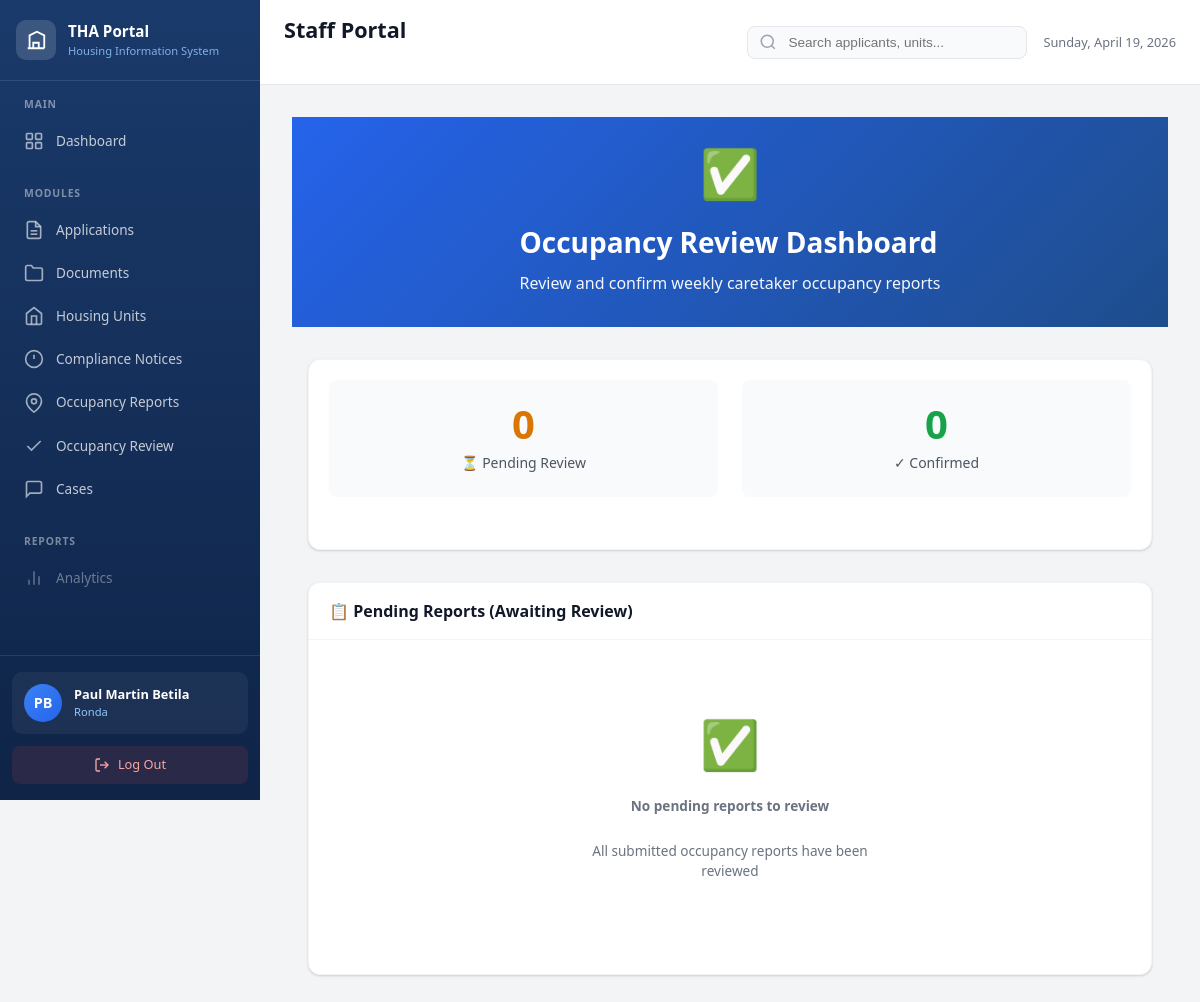
/units/occupancy-review/ronda/ (signed in), run on the app's committed database.
### accounts/models.py (models this page shows, shortened)
class User(AbstractUser):
    POSITION_CHOICES = [
        ('head', 'First Member — Head'),
        ('oic', 'OIC-THA (Officer-in-Charge)'),
        ('second_member', 'Second Member'),
        ('fourth_member', 'Fourth Member'),
        ('fifth_member', 'Fifth Member'),
        ('caretaker', 'Caretaker'),
        ('ronda', 'Ronda (Field Personnel)'),
        ('field', 'Field Personnel'),
    ]
    position = models.CharField(
        max_length=50,
        choices=POSITION_CHOICES,
        blank=True,
        help_text="Staff position in THA organizational structure"
    )
    phone = models.CharField(
        max_length=20,
        blank=True,
        help_text="Contact phone number"
    )
    class Meta:
        verbose_name = 'Staff User'
        verbose_name_plural = 'Staff Users'
    def get_position_display_short(self):
        short_labels = {
            'head': 'Head',
            'oic': 'OIC',
            'second_member': '2nd Member',
            'fourth_member': '4th Member',
            'fifth_member': '5th Member',
            'caretaker': 'Caretaker',
            'ronda': 'Ronda',
            'field': 'Field',
        }
        return short_labels.get(self.position, 'Staff')

### units/views.py (the view)
# urls.py: path('occupancy-review/<str:position>/', views.occupancy_review_list, name='occupancy_review_list'),
@login_required
@verify_position
def occupancy_review_list(request, position):
    pending_reports = (
        OccupancyReport.objects
        .filter(status='submitted')
        .select_related('site', 'submitted_by')
        .prefetch_related('details__unit')
        .order_by('-report_week_start')
    )
    confirmed_reports = (
        OccupancyReport.objects
        .filter(status__in=['confirmed', 'discrepancy'])
        .select_related('site', 'reviewed_by')
        .order_by('-reviewed_at')[:15]
    )
    context = {
        'pending_reports': pending_reports,
        'confirmed_reports': confirmed_reports,
        'pending_count': pending_reports.count(),
        'confirmed_count': confirmed_reports.count(),
    }
    return render(request, 'units/occupancy_review_list.html', context)

### templates/units/occupancy_review_list.html (shortened to what this page needs)
{% extends 'staff_base.html' %}
{% load static %}
{% block content %}
<div class="page-header" style="background: linear-gradient(135deg, var(--primary-600) 0%, var(--primary-700) 100%);">
    <div class="page-header-content">
        <div class="header-icon">✅</div>
        <div class="header-text">
            <h1>Occupancy Review Dashboard</h1>
            <p>Review and confirm weekly caretaker occupancy reports</p>
        </div>
    </div>
</div>
<div class="container-main">
    <div class="stats-section">
        <div class="card">
            <div class="card-body">
                <div class="stats-grid">
                    <div class="stat-item">
                        <div class="stat-number" style="color: var(--amber-600);">{{ pending_count }}</div>
                        <div class="stat-label">⏳ Pending Review</div>
                    </div>
                    <div class="stat-item">
                        <div class="stat-number" style="color: var(--green-600);">{{ confirmed_count }}</div>
                        <div class="stat-label">✓ Confirmed</div>
                    </div>
                </div>
            </div>
        </div>
    </div>
    <div class="reports-section">
        <div class="card">
            <div class="card-header">
                <h3 class="card-title">📋 Pending Reports (Awaiting Review)</h3>
            </div>
            <div class="card-body">
                {% if pending_reports %}
                <div class="reports-list">
                    {% for report in pending_reports %}
                    <div class="report-card report-status-pending">
                        <div class="report-header">
                            <div class="report-info">
                                <h4 class="report-title">{{ report.site.name }}</h4>
                                <p class="report-dates">📅 {{ report.report_week_start|date:"M d" }} - {{ report.report_week_end|date:"M d, Y" }}</p>
                            </div>
                            <span class="badge badge-warning">Pending</span>
                        </div>
                        <div class="report-details">
                            <div class="detail-row">
                                <span class="detail-label">Submitted by:</span>
                                <span class="detail-value">{{ report.submitted_by.get_full_name }}</span>
                            </div>
                            <div class="detail-row">
                                <span class="detail-label">Submitted at:</span>
                                <span class="detail-value">{{ report.submitted_at|date:"M d, Y \a\t H:i" }}</span>
                            </div>
                        </div>
                        <div class="report-summary">
                            <div class="summary-item">
                                <span class="summary-count" style="color: var(--green-600);">🟢 {{ report.reported_occupied }}</span>
                                <span class="summary-label">Occupied</span>
                            </div>
                            <div class="summary-item">
                                <span class="summary-count" style="color: var(--amber-600);">🟡 {{ report.reported_vacant }}</span>
                                <span class="summary-label">Vacant</span>
                            </div>
                            <div class="summary-item">
                                <span class="summary-count" style="color: var(--red-600);">🔴 {{ report.reported_concerns }}</span>
                                <span class="summary-label">Concerns</span>
                            </div>
                        </div>
                        <div class="report-footer">
                            <a href="{% url 'units:occupancy_review_detail' request.user.position report.id %}" class="btn btn-primary">
                                <span>Review Report →</span>
                            </a>
                        </div>
                    </div>
                    {% endfor %}
                </div>
                {% else %}
                <div class="empty-state">
                    <div class="empty-icon">✅</div>
                    <p class="empty-message">No pending reports to review</p>
                    <p class="empty-hint">All submitted occupancy reports have been reviewed</p>
                </div>
                {% endif %}
            </div>
        </div>
    </div>
</div>
{% endblock %}

### templates/staff_base.html (shortened to what this page needs)
{% load static %}
<!DOCTYPE html>
<html lang="en">
<head>
    <link rel="stylesheet" href="{% static 'css/dashboard.css' %}">
</head>
<body>
    <aside class="sidebar" id="sidebar">
        <div class="sidebar-header">
            <div class="sidebar-logo">
                <div class="logo-circle">
                    <svg class="logo-icon" viewBox="0 0 24 24" fill="none" stroke="currentColor" stroke-width="2">
                        <path d="M3 21h18M5 21V7l8-4 8 4v14M9 21v-6h6v6"/>
                    </svg>
                </div>
                <div class="logo-text">
                    <div class="logo-title">THA Portal</div>
                    <div class="logo-subtitle">Housing Information System</div>
                </div>
            </div>
        </div>
        <nav class="sidebar-nav">
            <div class="nav-section">
                <div class="nav-section-title">Main</div>
                <a href="{% url 'accounts:dashboard' %}" class="nav-link {% block nav_dashboard %}{% endblock %}">
                    <svg class="nav-icon" viewBox="0 0 24 24" fill="none" stroke="currentColor" stroke-width="2">
                        <rect x="3" y="3" width="7" height="7" rx="1"/>
                        <rect x="14" y="3" width="7" height="7" rx="1"/>
                        <rect x="14" y="14" width="7" height="7" rx="1"/>
                        <rect x="3" y="14" width="7" height="7" rx="1"/>
                    </svg>
                    <span>Dashboard</span>
                </a>
            </div>
            <div class="nav-section">
                <div class="nav-section-title">Modules</div>
                <a href="{% url 'applications:applications_list' request.user.position %}" class="nav-link {% block nav_applications %}{% endblock %}">
                    <svg class="nav-icon" viewBox="0 0 24 24" fill="none" stroke="currentColor" stroke-width="2">
                        <path d="M14 2H6a2 2 0 0 0-2 2v16a2 2 0 0 0 2 2h12a2 2 0 0 0 2-2V8z"/>
                        <polyline points="14 2 14 8 20 8"/>
                        <line x1="16" y1="13" x2="8" y2="13"/>
                        <line x1="16" y1="17" x2="8" y2="17"/>
                    </svg>
                    <span>Applications</span>
                </a>
                <a href="{% url 'documents:management' request.user.position %}" class="nav-link {% block nav_documents %}{% endblock %}">
                    <svg class="nav-icon" viewBox="0 0 24 24" fill="none" stroke="currentColor" stroke-width="2">
                        <path d="M22 19a2 2 0 0 1-2 2H4a2 2 0 0 1-2-2V5a2 2 0 0 1 2-2h5l2 3h9a2 2 0 0 1 2 2z"/>
                    </svg>
                    <span>Documents</span>
                </a>
                <a href="{% url 'units:housing_units_monitoring' request.user.position %}" class="nav-link {% block nav_housing_monitoring %}{% endblock %}">
                    <svg class="nav-icon" viewBox="0 0 24 24" fill="none" stroke="currentColor" stroke-width="2">
                        <path d="M3 9l9-7 9 7v11a2 2 0 0 1-2 2H5a2 2 0 0 1-2-2z"/>
                        <polyline points="9 22 9 12 15 12 15 22"/>
                    </svg>
                    <span>Housing Units</span>
                </a>
                {% if user.position not in 'second_member,fourth_member' %}
                <a href="{% url 'units:compliance_notice_issuance' request.user.position %}" class="nav-link {% block nav_compliance %}{% endblock %}">
                    <svg class="nav-icon" viewBox="0 0 24 24" fill="none" stroke="currentColor" stroke-width="2">
                        <path d="M12 2C6.48 2 2 6.48 2 12s4.48 10 10 10 10-4.48 10-10S17.52 2 12 2z"/>
                        <line x1="12" y1="7" x2="12" y2="12"/>
                        <line x1="12" y1="16" x2="12.01" y2="16"/>
                    </svg>
                    <span>Compliance Notices</span>
                </a>
                {% endif %}
                {% if user.position == 'caretaker' or user.position == 'field' or user.position == 'ronda' %}
                <a href="{% url 'units:occupancy_report_form' request.user.position %}" class="nav-link {% block nav_occupancy %}{% endblock %}">
                    <svg class="nav-icon" viewBox="0 0 24 24" fill="none" stroke="currentColor" stroke-width="2">
                        <path d="M21 10c0 7-9 13-9 13s-9-6-9-13a9 9 0 0 1 18 0z"/>
                        <circle cx="12" cy="10" r="3"/>
                    </svg>
                    <span>Occupancy Reports</span>
                </a>
                {% endif %}
                {% if user.position == 'field' or user.position == 'ronda' %}
                <a href="{% url 'units:occupancy_review_list' request.user.position %}" class="nav-link {% block nav_occupancy_review %}{% endblock %}">
                    <svg class="nav-icon" viewBox="0 0 24 24" fill="none" stroke="currentColor" stroke-width="2">
                        <polyline points="20 6 9 17 4 12"/>
                    </svg>
                    <span>Occupancy Review</span>
                </a>
                {% endif %}
                <a href="{% url 'cases:case_dashboard' request.user.position %}" class="nav-link {% block nav_cases %}{% endblock %}">
                    <svg class="nav-icon" viewBox="0 0 24 24" fill="none" stroke="currentColor" stroke-width="2">
                        <path d="M21 15a2 2 0 0 1-2 2H7l-4 4V5a2 2 0 0 1 2-2h14a2 2 0 0 1 2 2z"/>
                    </svg>
                    <span>Cases</span>
                </a>
            </div>
            <div class="nav-section">
                <div class="nav-section-title">Reports</div>
                {% if user.position == 'head' %}
                <a href="{% url 'accounts:head_analytics' %}" class="nav-link">
                {% elif user.position == 'oic' %}
                <a href="{% url 'accounts:oic_analytics' %}" class="nav-link">
                {% elif user.position == 'second_member' %}
                <a href="{% url 'accounts:second_member_analytics' %}" class="nav-link">
                {% elif user.position == 'fourth_member' %}
                <a href="{% url 'accounts:fourth_member_analytics' %}" class="nav-link">
                {% elif user.position == 'fifth_member' %}
                <a href="{% url 'accounts:fifth_member_analytics' %}" class="nav-link">
                {% elif user.position == 'caretaker' %}
                <a href="{% url 'accounts:caretaker_analytics' %}" class="nav-link">
                {% elif user.position == 'field' or user.position == 'ronda' %}
                <a href="#" class="nav-link" style="opacity: 0.5; cursor: not-allowed;" title="Analytics not available for field personnel">
                {% else %}
                <a href="#" class="nav-link" style="opacity: 0.5; cursor: not-allowed;" title="Analytics not available">
                {% endif %}
                    <svg class="nav-icon" viewBox="0 0 24 24" fill="none" stroke="currentColor" stroke-width="2">
                        <line x1="18" y1="20" x2="18" y2="10"/>
                        <line x1="12" y1="20" x2="12" y2="4"/>
                        <line x1="6" y1="20" x2="6" y2="14"/>
                    </svg>
                    <span>Analytics</span>
                </a>
            </div>
        </nav>
        <div class="sidebar-footer">
            <div class="user-info">
                <div class="user-avatar">
                    {{ user.first_name|slice:":1"|upper }}{{ user.last_name|slice:":1"|upper }}
                </div>
                <div class="user-details">
                    <div class="user-name">{{ user.first_name }} {{ user.last_name }}</div>
                    <div class="user-role">{{ user.get_position_display_short }}</div>
                </div>
            </div>
            <a href="{% url 'accounts:logout' %}" class="logout-btn">
                <svg viewBox="0 0 24 24" fill="none" stroke="currentColor" stroke-width="2">
                    <path d="M9 21H5a2 2 0 0 1-2-2V5a2 2 0 0 1 2-2h4"/>
                    <polyline points="16 17 21 12 16 7"/>
                    <line x1="21" y1="12" x2="9" y2="12"/>
                </svg>
                <span>Log Out</span>
            </a>
        </div>
    </aside>
    <main class="main-content">
        <header class="topbar">
            <div class="topbar-left">
                <div class="page-header-content">
                    <h1 class="page-title">{% block page_title %}Staff Portal{% endblock %}</h1>
                </div>
            </div>
            <div class="topbar-right">
                <div class="topbar-search">
                    <svg viewBox="0 0 24 24" fill="none" stroke="currentColor" stroke-width="2">
                        <circle cx="11" cy="11" r="8"/>
                        <line x1="21" y1="21" x2="16.65" y2="16.65"/>
                    </svg>
                    <input type="text" placeholder="Search applicants, units...">
                </div>
                <span class="current-date" id="currentDate"></span>
            </div>
        </header>
        <div class="content-area">
            {% block content %}{% endblock %}
        </div>
    </main>
</body>
</html>

### data on the page
User: first_name "P", last_name "B", first_name "Paul Martin", last_name "Betila", get_position_display_short "Ronda"

### other printed values
{{ pending_count }} "0"
{{ confirmed_count }} "0"
